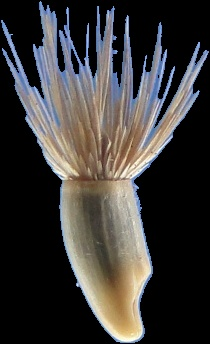
#> input picture output/124.jpg, 210 x 344 px, given as the content of the folder database, which was not available
$ python segmentar.py
#> lines starting #> are read from the running program, lines starting #| are printed output that depends on the picture; after the words box and inside, x2 and y2 are one past the last pixel; in counts of white or black regions, pixels touching at a corner belong together; pictures that were not available may be replaced by others from this repository, and a replacement may not be noted
#!/usr/bin/env python
import os
import cv2
import numpy as np
import sys
from matplotlib import pyplot as plt
import pandas as pd

def read_files(path):
#> called with path = 'database'
	files = []
	for r, d, f in os.walk(path):
		for file in f:
			files.append(os.path.join(r,file))
#> in main, imgIn is the input picture: shape (344, 210, 3); mean B, G, R 57.2, 58.5, 61

	return files

def sharping(img):
	kernel = np.array([[-1,-1,-1],[-1,9,-1],[-1,-1,-1]])
	return cv2.filter2D(img,-1,kernel)

def segmentate_image(imgIn):
	hsv = cv2.cvtColor(imgIn, cv2.COLOR_BGR2HSV)
#> hsv: shape (344, 210, 3); mean H, S, V 36.7, 68.5, 67.3

	lower_blue = 100, 150, 0
	upper_blue = 140, 255, 255

	th = cv2.inRange(hsv, lower_blue, upper_blue)
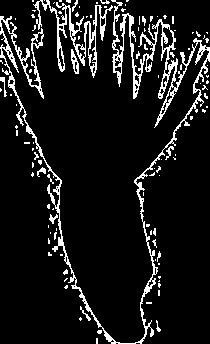
#> th: shape (344, 210); 9.9% white in thin lines or dots

	mask = 255 - th
#> mask: shape (344, 210); 90.1% white; black in thin lines or dots
	return th,mask

def find_first_big_var(arr):
	arr = sorted(arr)
	prev = var = nxt = first_big_var = 0
	for i in range(len(arr)):
		nxt = 0
		var = np.abs(arr[i]-prev)

		if(i+1 != len(arr)):
			nxt = np.abs(arr[i+1]-arr[i])

		if var > prev and var > nxt:
			big_var = var

		prev = arr[i]
	return big_var

def metrics_contours(ctrs):
	sizes = map(lambda x: str(x.size), ctrs)
	sizes = list(dict.fromkeys(sizes))
	sizes = map(int,sizes)
	var = find_first_big_var(sizes)

	mean = sum(sizes)/len(sizes)
	ctrs = filter(lambda x: x.size > mean, ctrs)

	dp = map(lambda x: x.size,ctrs)
	dp = np.asarray(dp)
	dp = dp.std()

	if (mean < dp):
		sizes = map(lambda x: x.size, ctrs)
		mean = sum(sizes)/len(sizes)

		ctrs = filter(lambda x: x.size > mean, ctrs)
		dp = map(lambda x: x.size,ctrs)
		dp = np.asarray(dp)
		dp = dp.std()


	return ctrs, mean, dp, var

def find_segments(th,mask,imgIn):
	ctrs, hier = cv2.findContours(th.copy(),cv2.RETR_TREE,cv2.CHAIN_APPROX_SIMPLE)
#> ctrs = 181 contours, 159 with area under 20; largest, box (x1, y1, x2, y2) and area: (0, 0, 210, 344) 3349, (33, 0, 113, 78) 994, (162, 26, 174, 51) 168, (88, 35, 97, 67) 136, (71, 49, 79, 74) 94
	segments = []
	# sort contours
	sorted_ctrs = sorted(ctrs, key=lambda ctr: cv2.boundingRect(ctr)[0])
#> sorted_ctrs has the same summary as ctrs
	ctrs, mean, dp, var =  metrics_contours(ctrs)
#> in metrics_contours, `sizes = list(dict.fromkeys(sizes))`: sizes = 27 items, first 6: '8', '14', '26', '12', '48', '6'
#> in metrics_contours, `var = find_first_big_var(sizes)`: var = 3554
	faixa = mean/2 if mean>dp else dp/2
	faixa = np.around(faixa,0)
	print("mean: {} dp: {} faixa: {} big_var: {}".format(mean,dp,faixa,var))
	for i, ctr in enumerate(sorted_ctrs):
		x, y, w, h = cv2.boundingRect(ctr) #ta ao contrario os valores?
		roi = mask[y:y + h, x:x + w] #aqui seria com a mascara aplicada ja
		#achar tam imagem
		height, width, channels = imgIn.shape
		#se o contorno achado for menor que a imagem e maior que +- tam da menor semnte
		# if ctr.size > 400:
		#  	print("{}:{}".format(ctr.size,ctr.size > faixa or ctr.size >= var))
		if (ctr.size >= faixa or ctr.size >= var) and w < width and h < height:  # Chondrilla_juncea, Brassica_juncea, Ammi_majus don't pass some seeds
			image = roi.astype('uint8')
			nb_components, output, stats, centroids = cv2.connectedComponentsWithStats(image, connectivity=4)
			sizes = stats[:, -1]
			max_label = 1
			max_size = sizes[1]
			for i in range(2, nb_components):
				if sizes[i] > max_size:
					max_label = i
					max_size = sizes[i]
			img2 = np.zeros(output.shape)
			img2[output == max_label] = 255
			segments.append((img2,y,h,x,w))

	return segments

def calcHuMoments(img):
	img = cv2.cvtColor(img,cv2.COLOR_BGR2GRAY)
	ret,th = cv2.threshold(img,50,255,cv2.THRESH_BINARY_INV)
	moment = cv2.moments(img)
	huMoment = cv2.HuMoments(moment)
	return map(lambda hu: -1 * np.sign(hu) * np.log10(np.abs(hu)), huMoment)


def main():
	files = read_files("database") #Chondrilla_juncea, Brassica_juncea, Ammi_majus
	files = sorted(files)
	huMoments = []
	i = 0
	for f in files:
		print('segmenting {} ...'.format(f))
		imgIn = cv2.imread(f)
		th,mask = segmentate_image(imgIn)
		segments = find_segments(th,mask,imgIn)
		print('segments: {}'.format(len(segments)))
		imgin = cv2.resize(imgIn,None,fx=0.5,fy=0.5)
		# cv2.imshow(f,imgin)
		# cv2.moveWindow(f,0,0)
		# cv2.waitKey()
		for seg in segments:
			i = i+1
			im,y,h,x,w = seg
			im = im.astype(np.int8)

			imcor = imgIn[y:y + h, x:x + w]
			imcor = cv2.bitwise_and(imcor,imcor,mask=im)

			cv2.imwrite('output/{}.jpg'.format(i),imcor)
			imcor = sharping(imcor)

			huMoment = calcHuMoments(imcor)
			huMoment = np.concatenate(huMoment, axis=0)
			huMoment = huMoment.tolist()
			huMoments.append(huMoment)

		cv2.destroyAllWindows()

	huMoments = np.array(huMoments)

	df = pd.DataFrame({	'HU1':huMoments[:,0],
						'HU2':huMoments[:,1],
						'HU3':huMoments[:,2],
						'HU4':huMoments[:,3],
						'HU5':huMoments[:,4],
						'HU6':huMoments[:,5],
						'HU7':huMoments[:,6]})

	df.to_csv("huMoments.csv", encoding='utf-8',index = False)

if __name__== "__main__":
#> (the run stopped early here; a loop or call above may not have finished)

$ run again, on output/150.jpg
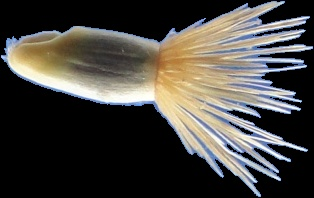
#> input picture output/150.jpg, 314 x 198 px, given as the content of the folder database, which was not available
#> in main, imgIn is the input picture: shape (198, 314, 3); mean B, G, R 65.1, 69.7, 72.4
#> hsv: shape (198, 314, 3); mean H, S, V 36.3, 68, 77.9
#> in segmentate_image, `th = cv2.inRange(hsv, lower_blue, upper_blue)`:
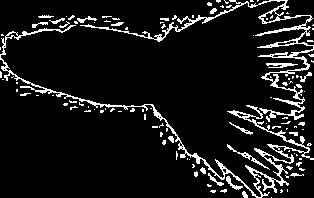
#> th: shape (198, 314); 9.3% white in thin lines or dots
#> mask: shape (198, 314); 90.7% white; black in thin lines or dots
#> ctrs = 151 contours, 133 with area under 20; largest, box (x1, y1, x2, y2) and area: (0, 25, 314, 198) 1340, (80, 0, 314, 122) 1226, (260, 10, 279, 23) 114, (227, 144, 270, 170) 76, (266, 63, 298, 68) 52
#> sorted_ctrs has the same summary as ctrs
#> sizes = 28 items, first 6: '2', '22', '14', '4', '18', '62'
#> var = 1674

$ run again, on output/157.jpg
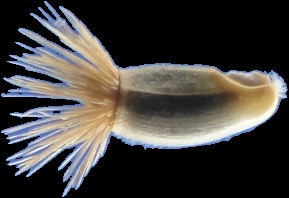
#> input picture output/157.jpg, 289 x 198 px, given as the content of the folder database, which was not available
#> in main, imgIn is the input picture: shape (198, 289, 3); mean B, G, R 61.3, 63.8, 66.4
#> hsv: shape (198, 289, 3); mean H, S, V 36.7, 66.4, 72.7
#> in segmentate_image, `th = cv2.inRange(hsv, lower_blue, upper_blue)`:
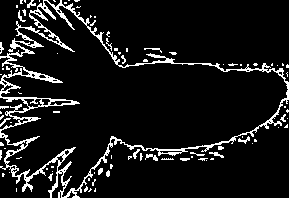
#> th: shape (198, 289); 9.3% white in thin lines or dots
#> mask: shape (198, 289); 90.7% white; black in thin lines or dots
#> ctrs = 144 contours, 130 with area under 20; largest, box (x1, y1, x2, y2) and area: (0, 0, 289, 198) 28632, (0, 0, 289, 198) 25607, (23, 98, 43, 108) 114, (49, 100, 72, 106) 76, (159, 150, 183, 154) 50
#> sorted_ctrs has the same summary as ctrs
#> sizes = ['10', '4', '14', '18', '8', '20', '12', '2', '16', '26', '50', '36', '30', '34', '6', '22', '32', '46', '24', '2150', '28', '84', '38', '1588']
#> var = 1504
